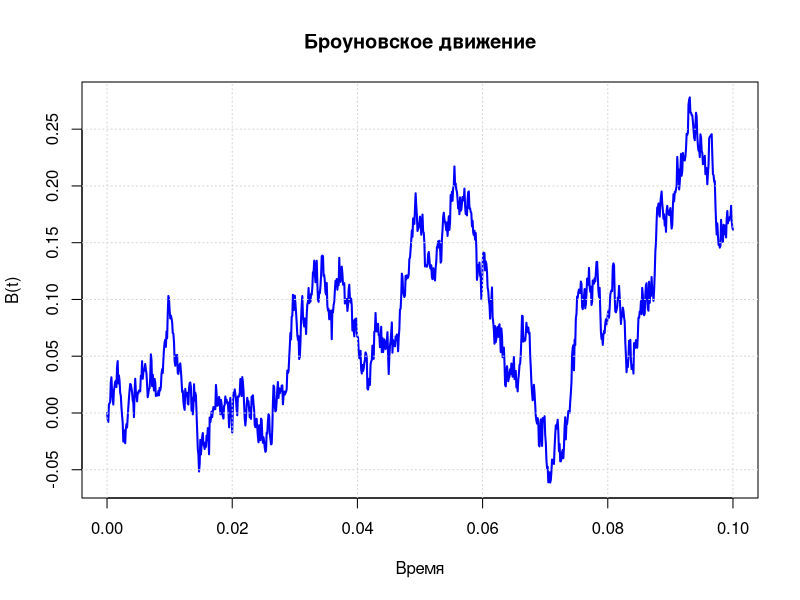
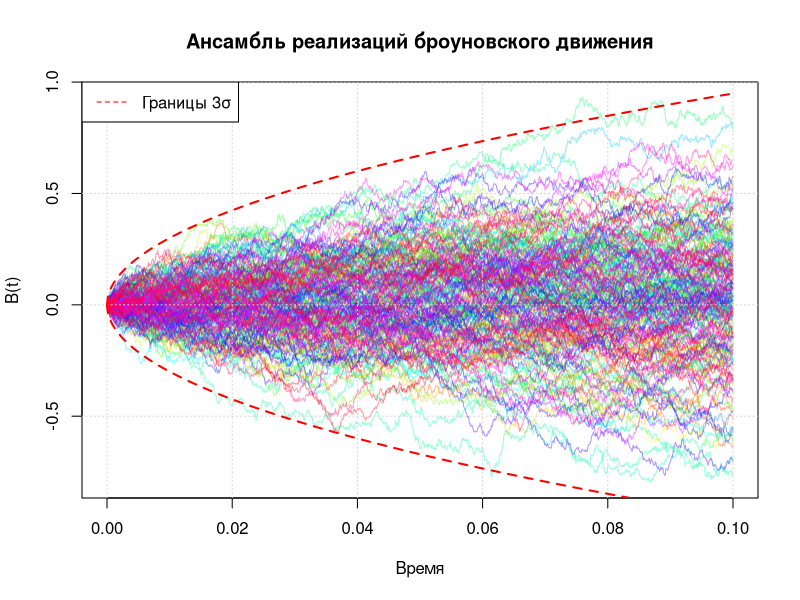
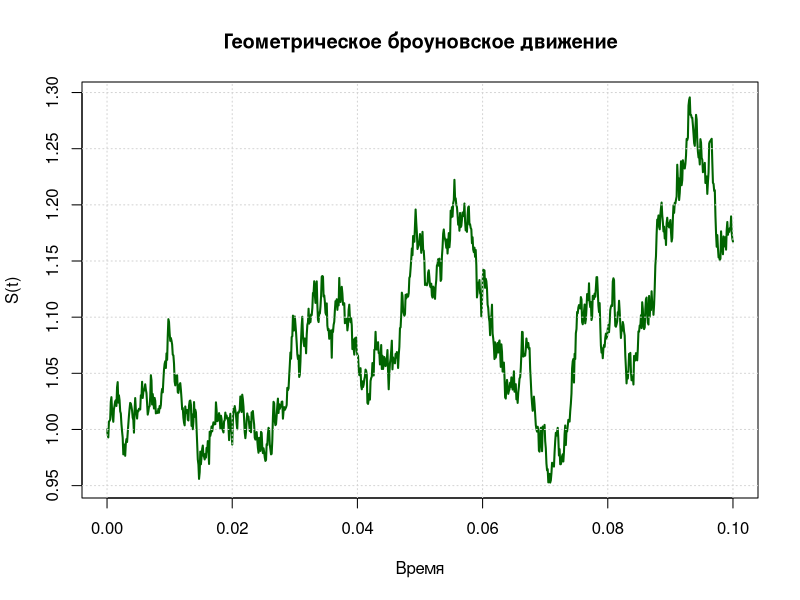
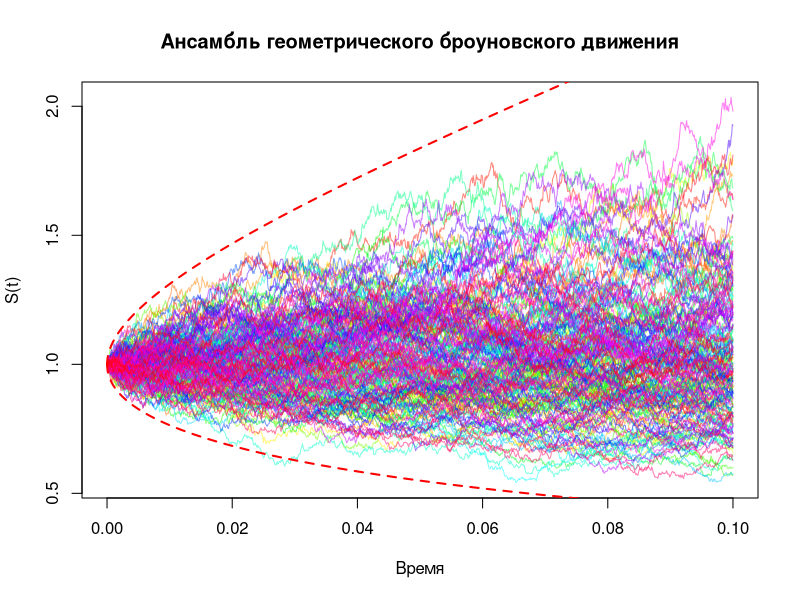

These figures' R source, in order:

set.seed(123) 
N = 1000 # Количество шагов
delta = 0.0001 # Шаг дискретизации
t = seq(0, N * delta, by = delta) # Временная шкала

#  броуновское движение
eps = rnorm(N, mean = 0,  sqrt(delta)) # Гауссовский шум
B = cumsum(c(0, eps)) # Интегральная сумма (B0 = 0)

# Проверка характеристик
E_Bt =mean(B) # Математическое ожидание
Var_Bt = var(B) # Дисперсия

cat("Математическое ожидание процесса B(t):", E_Bt, "\n")
cat("Дисперсия процесса B(t):", Var_Bt, "\n")

# График броуновского движения
plot(t, B, type = "l", col = "blue", lwd = 2,
     main = "Броуновское движение", xlab = "Время", ylab = "B(t)")
grid()



# Моделирование ансамбля реализаций
num =200 # Количество реализаций
realizations = matrix(0, nrow = num, ncol = N + 1)

for (i in 1:num) {
  eps <- rnorm(N, mean = 0,  sqrt(delta))
  realizations[i, ] <- cumsum(c(0, eps))
}

# Построение всех траекторий на одном графике
matplot(t, t(realizations), type = "l", col = rainbow(num, alpha = 0.4),
        lty = 1, main = "Ансамбль реализаций броуновского движения",
        xlab = "Время", ylab = "B(t)")
grid()



# Вычисление границ по правилу трех сигм
upend = 3 * sqrt(t)
down_end = -3 * sqrt(t)


lines(t, upend, col = "red", lwd = 2, lty = 2)
lines(t, down_end, col = "red", lwd = 2, lty = 2)
legend("topleft", legend =  "Границы 3σ", col =  "red", lty =  2)




# Параметры геометрического броуновского движения
S0 = 1 # Начальная цена
mu = 0.5 # Дрейф
sigma = 0.9 # Волатильность

# Моделирование геометрического броуновского движения
S = S0 * exp((mu - 0.5 * sigma^2) * t + sigma * B)

# График
plot(t, S, type = "l", col = "darkgreen", lwd = 2,
     main = "Геометрическое броуновское движение", xlab = "Время", ylab = "S(t)")
grid()



# Моделирование ансамбля
geom_realizations = matrix(0, nrow = num, ncol = N + 1)

for (i in 1:num) {
  eps <- rnorm(N, mean = 0,  sqrt(delta))
  B_geom <- cumsum(c(0, eps)) # Броуновское движение
  geom_realizations[i, ] <- S0 * exp((mu - 0.5 * sigma^2) * t + sigma * B_geom)
}
# границы процесса
geom_up= S0*exp((mu - 0.5 * sigma^2) * t + 3 * sigma *sqrt(t))
geom_down=S0*exp((mu - 0.5 * sigma^2) * t - 3 * sigma *sqrt(t))
# Построение всех траекторий на одном графике
matplot(t, t(geom_realizations), type = "l", col = rainbow(num, alpha = 0.5),
        lty = 1, main = "Ансамбль геометрического броуновского движения",
        xlab = "Время", ylab = "S(t)")
lines(t, geom_up, col = "red", lwd = 2, lty =2)
lines(t, geom_down, col = "red", lwd = 2 , lty = 2)
